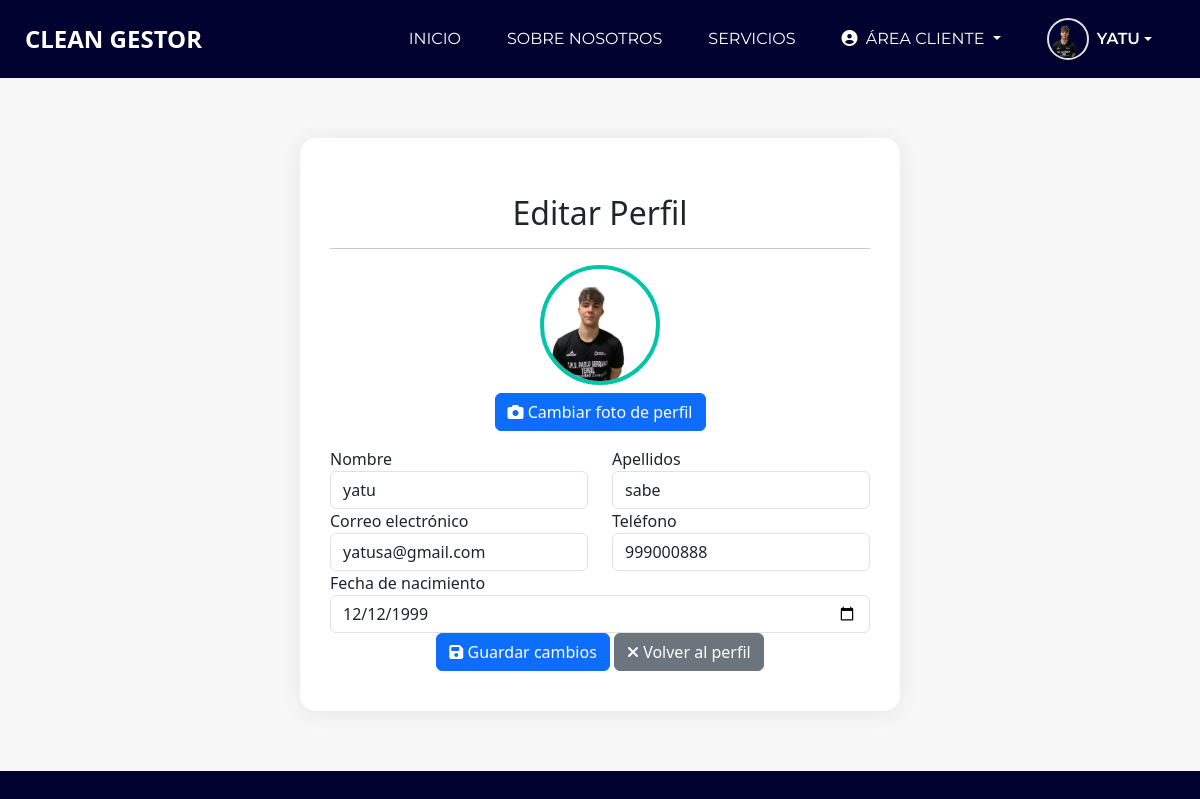
The app's page /CleanGestor/views/editar_perfil.php (signed in) with its own data.
### tables this page shows
CREATE TABLE `persona` (
  `dni` varchar(255) NOT NULL,
  `nombrePersona` varchar(255) NOT NULL,
  `apellidosPersona` varchar(255) NOT NULL,
  `emailPersona` varchar(255) NOT NULL,
  `contrasenyaPersona` varchar(255) NOT NULL,
  `telefonoPersona` int(11) NOT NULL,
  `fechaNacimiento` date NOT NULL,
  `foto_perfil` varchar(255) DEFAULT NULL
);

### CleanGestor/DAO/PersonaDAO.php (called while the page is built, shortened)
<?php
include_once '../VO/PersonaVO.php';
class PersonaDAO {
    public function getPersonaByDni($dni) {
        $pdo = Database::connect();
        $sql = "SELECT * FROM persona WHERE dni = :dni";
        $stmt = $pdo->prepare($sql);
        $stmt->bindParam(':dni', $dni);
        $stmt->execute();
        $result = $stmt->fetch(PDO::FETCH_ASSOC);
        if ($result) {
            return new PersonaVO(
                $result['dni'],
                $result['nombrePersona'],
                $result['apellidosPersona'],
                $result['emailPersona'],
                $result['contrasenyaPersona'],
                $result['telefonoPersona'],
                $result['fechaNacimiento'],
                $result['foto_perfil']
            );
        } else {
            return null;
        }
    }
}
?>

### CleanGestor/VO/PersonaVO.php (called while the page is built, shortened)
<?php
class PersonaVO {
    private $nombrePersona;
    private $apellidosPersona;
    private $emailPersona;
    private $telefonoPersona;
    private $fechaNacimiento;
    public function __construct($dni, $nombrePersona, $apellidosPersona, $emailPersona, $contrasenyaPersona, $telefonoPersona, $fechaNacimiento, $foto_perfil = null) {
        $this->nombrePersona = $nombrePersona;
        $this->apellidosPersona = $apellidosPersona;
        $this->emailPersona = $emailPersona;
        $this->telefonoPersona = $telefonoPersona;
        $this->fechaNacimiento = $fechaNacimiento;
    }
    public function getNombrePersona() {
        return $this->nombrePersona;
    }
    public function getApellidosPersona() {
        return $this->apellidosPersona;
    }
    public function getEmailPersona() {
        return $this->emailPersona;
    }
    public function getTelefono() {
        return $this->telefonoPersona;
    }
    public function getFechaNacimiento() {
        return $this->fechaNacimiento;
    }
}
?>

### CleanGestor/views/editar_perfil.php (the view, shortened to what this page needs)
<?php
include_once '../DAO/PersonaDAO.php';
$personaDAO = new PersonaDAO();
$persona = $personaDAO->getPersonaByDni($_SESSION['dni']);
$errores = [];
$foto_perfil = $persona->getFotoPerfil();
if ($_SERVER['REQUEST_METHOD'] === 'POST') {
    $nombre = trim($_POST['nombre'] ?? '');
    $apellidos = trim($_POST['apellidos'] ?? '');
    $email = trim($_POST['email'] ?? '');
    $telefono = trim($_POST['telefono'] ?? '');
    $fechaNacimiento = trim($_POST['fecha_nacimiento'] ?? '');
    if ($nombre === '') $errores[] = "El nombre es obligatorio.";
    if ($apellidos === '') $errores[] = "Los apellidos son obligatorios.";
    if (!filter_var($email, FILTER_VALIDATE_EMAIL)) $errores[] = "El email no es válido.";
    if ($telefono === '') $errores[] = "El teléfono es obligatorio.";
    if ($fechaNacimiento === '') $errores[] = "La fecha de nacimiento es obligatoria.";
    $errores = [];
    if ($nombre === '') $errores['nombre'] = "El nombre es obligatorio.";
    if ($apellidos === '') $errores['apellidos'] = "Los apellidos son obligatorios.";
    if (!filter_var($email, FILTER_VALIDATE_EMAIL)) $errores['email'] = "El email no es válido.";
    if ($telefono === '') $errores['telefono'] = "El teléfono es obligatorio.";
    if ($fechaNacimiento === '') $errores['fecha_nacimiento'] = "La fecha de nacimiento es obligatoria.";
    if (trim((string)$email) !== trim((string)$persona->getEmailPersona())) {
        if ($personaDAO->existeEmail($email)) {
            $errores['email'] = "El correo electrónico ya está registrado por otro usuario.";
        }
    }
    if (trim((string)$telefono) !== trim((string)$persona->getTelefono())) {
        if ($personaDAO->existeTelefono($telefono)) {
            $errores['telefono'] = "El número de teléfono ya está registrado por otro usuario.";
        }
    }
    if (isset($_FILES['foto_perfil']) && $_FILES['foto_perfil']['error'] === UPLOAD_ERR_OK) {
        $tmp_name = $_FILES['foto_perfil']['tmp_name'];
        $nombre_archivo = uniqid() . '_' . basename($_FILES['foto_perfil']['name']);
        $ruta_destino = "../assets/uploads/" . $nombre_archivo;
        $info = getimagesize($tmp_name);
        if ($info === false) {
            $errores[] = "El archivo subido no es una imagen válida.";
        } elseif ($_FILES['foto_perfil']['size'] > 2 * 1024 * 1024) {
            $errores[] = "La imagen no puede superar los 2MB.";
        } else {
            if (move_uploaded_file($tmp_name, $ruta_destino)) {
                $foto_perfil = $ruta_destino;
            } else {
                $errores[] = "Error al subir la foto de perfil.";
            }
        }
    }
    if (empty($errores)) {
        $fechaNacimientoSQL = date('Y-m-d', strtotime(str_replace('/', '-', $fechaNacimiento)));
        $persona->setNombrePersona($nombre);
        $persona->setApellidosPersona($apellidos);
        $persona->setEmailPersona($email);
        $persona->setTelefono($telefono);
        $persona->setFechaNacimiento($fechaNacimientoSQL);
        $persona->setFotoPerfil($foto_perfil);
        $personaDAO->updatePersona($persona);
        $_SESSION['nombre'] = $nombre;
        $_SESSION['apellidos'] = $apellidos;
        $_SESSION['email'] = $email;
        $_SESSION['telefono'] = $telefono;
        $_SESSION['fechaNacimiento'] = $fechaNacimientoSQL;
        $_SESSION['foto_perfil'] = $foto_perfil;
        $exito = "Perfil actualizado correctamente.";
        $persona = $personaDAO->getPersonaByDni($_SESSION['dni']);
    }
} else {
    $nombre = $persona->getNombrePersona();
    $apellidos = $persona->getApellidosPersona();
    $email = $persona->getEmailPersona();
    $telefono = $persona->getTelefono();
    $fechaNacimiento = $persona->getFechaNacimiento();
}
?>
<!DOCTYPE html>
<html lang="es">
<head>
<link href="../assets/css/style.css?v=2" rel="stylesheet" />
<link href="../assets/css/responsive.css" rel="stylesheet" />
<link rel="stylesheet" href="https://cdnjs.cloudflare.com/ajax/libs/font-awesome/6.5.0/css/all.min.css">
<link rel="stylesheet" href="https://cdnjs.cloudflare.com/ajax/libs/animate.css/4.1.1/animate.min.css">
<link href="https://cdn.jsdelivr.net/npm/bootstrap@5.3.3/dist/css/bootstrap.min.css" rel="stylesheet">
</head>
<body>
<div class="hero_area">
    <header class="header_section">
    <div class="container-fluid">
        <?php include_once("navbar.php"); ?>
    </div>
    </header>
    <section class="profile-section">
    <div class="container">
        <div class="profile-card animate__animated animate__fadeInUp">
        <div class="text-center">
            <h2 class="mt-3">Editar Perfil</h2>
            <hr>
            <img src="<?php echo !empty($foto_perfil) ? $foto_perfil : '../assets/uploads/default.png'; ?>"
                alt="Foto de perfil"
                class="profile-image mb-2"
                style="max-height: 200px; border-radius: 50%;">
        </div>
        <form method="POST" enctype="multipart/form-data">
            <div class="form-group text-center">
            <label for="foto_perfil" class="btn btn-primary mb-3">
                <i class="fa fa-camera"></i> Cambiar foto de perfil
            </label>
            </div>
            <div class="row">
                <div class="col-md-6">
                    <div class="form-group">
                        <label>Nombre</label>
                        <input type="text" name="nombre" class="form-control"
                                value="<?= htmlspecialchars($nombre) ?>" required>
                    </div>
                </div>
                <div class="col-md-6">
                    <div class="form-group">
                        <label>Apellidos</label>
                        <input type="text" name="apellidos" class="form-control"
                                value="<?= htmlspecialchars($apellidos) ?>" required>
                    </div>
                </div>
            </div>
            <div class="row">
                <div class="col-md-6">
                    <div class="form-group">
                        <label>Correo electrónico</label>
                        <input type="email" name="email"
                            class="form-control <?= isset($errores['email']) ? 'is-invalid' : '' ?>"
                            value="<?= htmlspecialchars($email) ?>" required>
                    </div>
                </div>
                <div class="col-md-6">
                    <div class="form-group">
                        <label>Teléfono</label>
                        <input type="text" name="telefono"
                            class="form-control <?= isset($errores['telefono']) ? 'is-invalid' : '' ?>"
                            value="<?= htmlspecialchars($telefono) ?>" required>
                    </div>
                </div>
            </div>
            <div class="form-group">
                <label>Fecha de nacimiento</label>
                <input type="date" name="fecha_nacimiento" class="form-control"
                        value="<?= htmlspecialchars($fechaNacimiento) ?>" required>
            </div>
            <div class="form-group text-center">
                <button type="submit" class="btn btn-primary">
                    <i class="fa fa-save"></i> Guardar cambios
                </button>
                <a href="perfil.php" class="btn btn-secondary">
                    <i class="fa fa-times"></i> Volver al perfil
                </a>
            </div>
        </form>
        </div>
    </div>
    </section>
</div>
</body>
</html>

### CleanGestor/assets/css/style.css (style rules this page uses)
body { height: auto; min-height: 100%; background: #fff; font-family: 'Montserrat', Arial, sans-serif; overflow-x: hidden; }
a, a:hover, a:focus { text-decoration: none; }
.btn, .btn:focus { outline: none !important; -webkit-box-shadow: none; box-shadow: none; }
.hero_area { position: relative; background-color: #020230; height: auto !important; overflow: visible !important; min-height: 100vh; display: -webkit-box; display: -ms-flexbox; display: flex; -webkit-box-orient: vertical; -webkit-box-direction: normal; -ms-flex-direction: column; flex-direction: column; }
.header_section .container-fluid { padding-right: 25px; padding-left: 25px; }
.profile-section { padding: 60px 0; background: #f7f7f7; min-height: 80vh; }
.profile-card { background: #fff; border-radius: 16px; box-shadow: 0 2px 24px rgba(0,0,0,0.07); padding: 40px 30px; max-width: 600px; margin: 0 auto; }
.profile-image { width: 120px; height: 120px; object-fit: cover; border-radius: 50%; margin-bottom: 20px; border: 4px solid #00c6a9; }
.btn-success, .btn-secondary { font-size: 1rem; padding: 10px 15px; }

### CleanGestor/assets/css/responsive.css (style rules this page uses)
@media (min-width: 1200px) { .container { max-width: 1170px; } }

### records on screen
persona: nombre "yatu", apellidos "sabe", email "yatusa@gmail.com", telefono "999000888", fecha_nacimiento "12/12/1999"

### other values on screen
$_SESSION['nombre'] "YATU"
